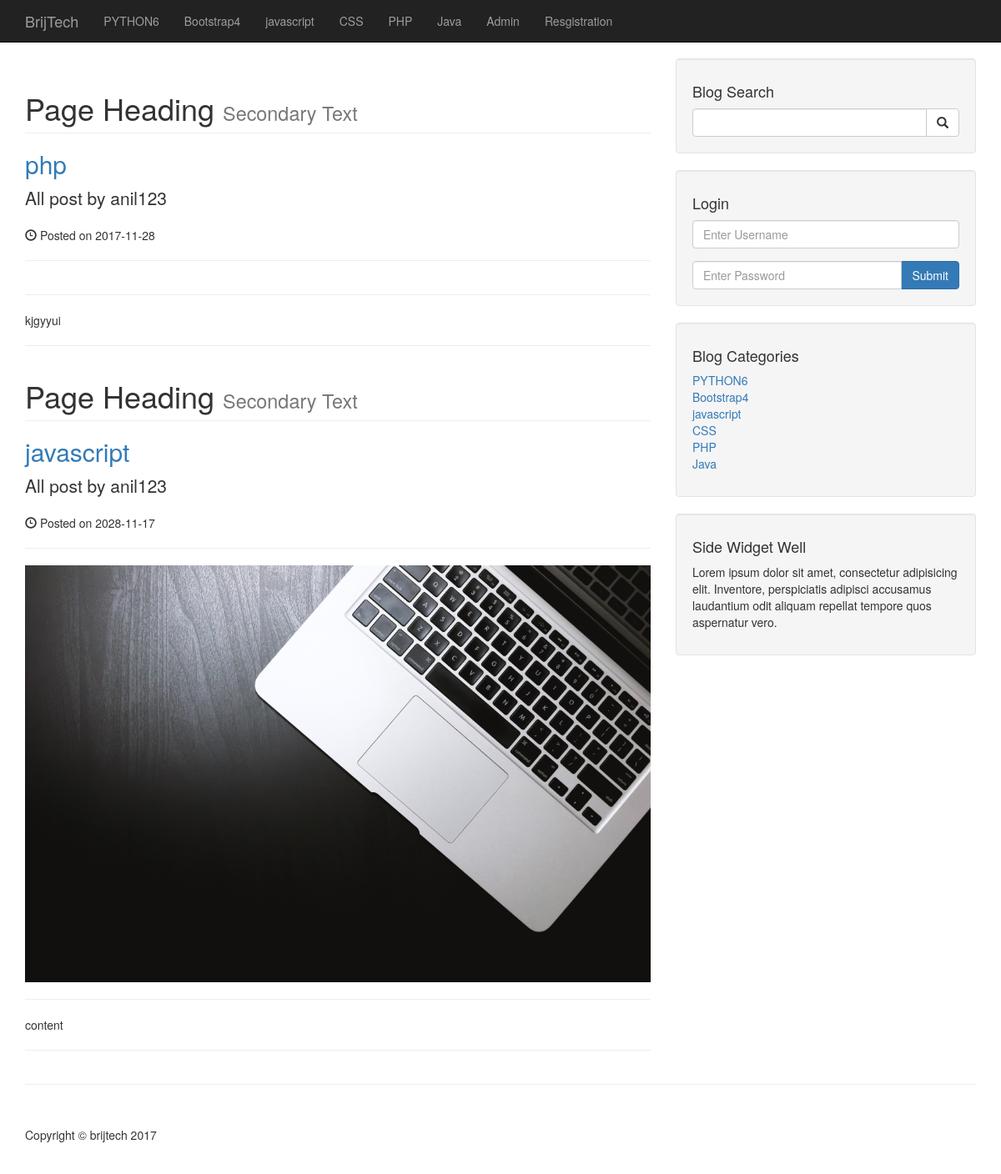
The page /users_post.php?user=anil123&p_id=196 on the database its author committed.
### tables this page shows
CREATE TABLE IF NOT EXISTS `categories` (
  `cat_id` int(3) NOT NULL,
  `cat_title` varchar(255) NOT NULL
);

CREATE TABLE IF NOT EXISTS `posts` (
  `post_id` int(3) NOT NULL,
  `post_categorie_id` int(3) NOT NULL,
  `post_title` varchar(255) NOT NULL,
  `post_user` varchar(255) NOT NULL,
  `post_author` varchar(255) NOT NULL,
  `post_date` date NOT NULL,
  `post_image` text NOT NULL,
  `post_content` text NOT NULL,
  `post_tags` varchar(255) NOT NULL,
  `post_comment_count` int(11) NOT NULL,
  `post_status` varchar(255) NOT NULL DEFAULT 'draft',
  `post_view_count` int(11) NOT NULL
);

### users_post.php (the view, shortened to what this page needs)
<?php include "includes/header.php";?>
    <?php include "includes/navigation.php";?>
    <div class="container">
        <div class="row">
            <div class="col-md-8">
                <?php
                if(isset($_GET['p_id'])){
                     $the_post_user = $_GET['user'];
                     global $the_post_user;
                }
                $query = "SELECT * FROM posts WHERE post_user = '{$the_post_user}'";
                $select_all_posts_query = mysqli_query($connection, $query);
                while ($row = mysqli_fetch_assoc($select_all_posts_query)) {
                    $post_title   = $row['post_title'];
                    $post_user  = $row['post_user'];
                    $post_date    = $row['post_date'];
                    $post_image   = $row['post_image'];
                    $post_content = $row['post_content'];
                ?>
                <h1 class="page-header">
                    Page Heading
                    <small>Secondary Text</small>
                </h1>
                <h2>
                    <a href="#"><?php echo $post_title ;?></a>
                </h2>
                <p class="lead">
                    All post by <?php echo $post_user ;?></a>
                </p>
                <p><span class="glyphicon glyphicon-time"></span> Posted on <?php echo $post_date;?></p>
                <hr>
                <img class="img-responsive" src="images/<?php echo $post_image ;?>" alt="">
                <hr>
                <p><?php echo $post_content ;?></p>
                <hr>
                <?php  }  ?>
            </div>
                <?php include "includes/sidebar.php";?>
                   </div>
        <hr>
<?php include "includes/footer.php";?>

### includes/navigation.php (shortened to what this page needs)
<nav class="navbar navbar-inverse navbar-fixed-top" role="navigation">
        <div class="container">
            <div class="navbar-header">
                <a class="navbar-brand" href="index.php">BrijTech</a>
            </div>
            <div class="collapse navbar-collapse" id="bs-example-navbar-collapse-1">
                <ul class="nav navbar-nav">
                <?php
                $query = "SELECT * FROM categories";
                $slect_all_categories_query = mysqli_query($connection, $query);
                    while ($row = mysqli_fetch_assoc($slect_all_categories_query)) {
                    $cat_title = $row['cat_title'];
                    $cat_id = $row['cat_id'];
                    $category_class = '';
                	$registration_class= '';
                    echo "<li class='{$category_class}'><a href='categories.php?categroy=$cat_id'>{$cat_title}</a></li>";
                }
                ?>
                <li>
                    <a href="admin">Admin</a>
                </li>
                <li class="<?php echo $registration_class; ?>">
                    <a href="registration.php">Resgistration</a>
                </li>
                </ul>
            </div>
        </div>
    </nav>

### includes/sidebar.php
<div class="col-md-4">
               <div class="well">
                   <h4>Blog Search</h4>
                   <form action="search.php" method="POST">
                   <div class="input-group">
                       <input type="text" name="search" class="form-control">
                       <span class="input-group-btn">
                           <button class="btn btn-default" type="submit" name="submit">
                               <span class="glyphicon glyphicon-search"></span>
                       </button>
                       </span>
                   </div>
               </form>
               </div>
               <?php
               if (isset($_SESSION['user_role'])) {
               ?>
               <div class="well">
               <div class="row">
               <div class="col-lg-12">
               <ul class="list-unstyled">
               <h2>Logined as <?php echo $_SESSION['username']; ?></h2>
               <a class="btn btn-primary" href="includes/logout.php">Logout</a>
               </ul>
               </div>
               </div>
               </div>
               <?php
           } else {
               ?>
               <div class="well">
                   <h4>Login</h4>
                   <form action="includes/login.php" method="POST">
                   <div class="form-group">
                       <input type="text" name="username" class="form-control" placeholder="Enter Username">
                   </div>
                   <div class="input-group">
                       <input type="password" name="password" class="form-control" placeholder="Enter Password">
                       <span class="input-group-btn">
                           <button class="btn btn-primary" type="submit" name="login">Submit</button>
                       </span>
                   </div>
               </form>
               </div>
               <?php
           }
           ?>
               <div class="well">
               <?php
               $query = "SELECT * FROM categories";
               $slect_all_categories_sidebar = mysqli_query($connection, $query);
               ?>
               <h4>Blog Categories</h4>
               <div class="row">
               <div class="col-lg-12">
               <ul class="list-unstyled">
               <?php
               while ($row = mysqli_fetch_assoc($slect_all_categories_sidebar)) {
               $cat_title = $row['cat_title'];
               $cat_id = $row['cat_id'];
               echo "<li><a href='categories.php?categroy=$cat_id'>{$cat_title}</a></li>";
               }
               ?>
               </ul>
               </div>
               </div>
               </div>
               <?php include "widget.php";?>
           </div>

### css/blog-home.css (style rules this page uses)
body { padding-top: 70px; }

### rows shown on the page
categories: cat_title "PYTHON6"
categories: cat_title "Bootstrap4"
categories: cat_title "javascript"
categories: cat_title "CSS"
categories: cat_title "PHP"
categories: cat_title "Java"
posts: post_title "php", post_user "anil123", post_date "2017-11-28", post_content "kjgyyui"
posts: post_title "javascript", post_user "anil123", post_date "2028-11-17", post_image (picture), post_content "content"
